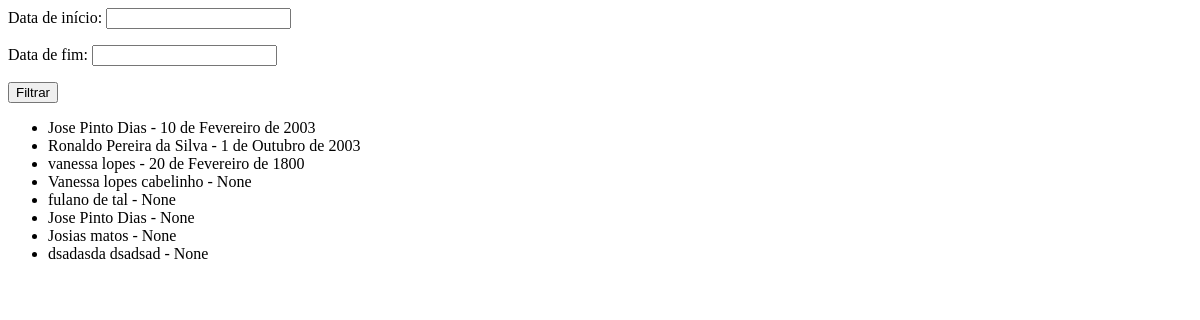
The page /filtrar/ on the database as committed earlier.
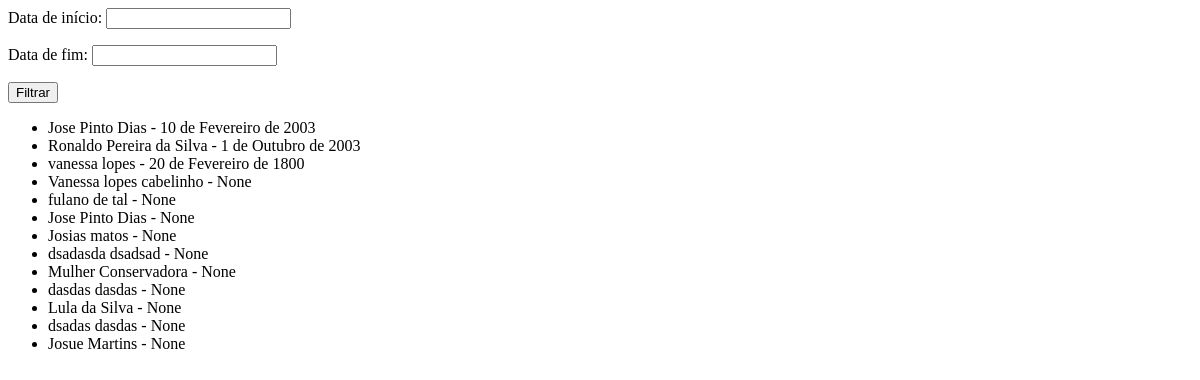
The same page on the database as committed later.
### alunos/models.py (models this page shows, shortened)
class Aluno(models.Model):
    nome = models.CharField(max_length=255)
    sobrenome = models.CharField(max_length=255)
    curso = models.ForeignKey(Turma, on_delete=models.SET_NULL, null=True)
    orientadores = models.ManyToManyField('docentes.Docente', related_name='alunos_orientados')
    defesa = models.BooleanField(blank=True)
    data_defesa = models.DateField(null=True, blank=True)
    artigo = models.URLField(max_length=400, blank=True)
    bolsista = models.CharField(max_length=30, null=True, blank=True)
    obs = models.TextField(max_length=255, blank=True)
    email = models.EmailField(max_length=255, null=True)
    matricula = models.CharField(max_length=20, null=True)
    SITUACAO_CHOICES = [
        ("E", "Em andamento"),
        ("J", "Jubilado"),
        ("D", "Desistência"),
        ("T", "Trancamento"),
        ("C", "Concluído"),
    ]
    situacao = models.CharField(max_length=2, choices=SITUACAO_CHOICES, default='E')
    motivo = models.TextField(null=True, blank=True)

### alunos/views.py (the view)
# urls.py: path('filtrar/', views.filtrar_alunos, name='filtrar_alunos'),
def filtrar_alunos(request):
    if request.method == 'GET':
        form = FiltroDataForm(request.GET)
        if form.is_valid():
            data_inicio = form.cleaned_data.get('data_inicio')
            data_fim = form.cleaned_data.get('data_fim')
            alunos = Aluno.objects.all()
            if data_inicio:
                alunos = alunos.filter(data_defesa__gte=data_inicio)
            if data_fim:
                alunos = alunos.filter(data_defesa__lte=data_fim)
            return render(request, 'teste.html', {'alunos': alunos, 'form': form})
    else:
        form = FiltroDataForm()
    return render(request, 'teste.html', {'form': form})

### alunos/forms.py
class FiltroDataForm(forms.Form):
    data_inicio = forms.DateField(label='Data de início', required=False)
    data_fim = forms.DateField(label='Data de fim', required=False)

### alunos/templates/teste.html
<form method="GET" action="{% url 'filtrar_alunos' %}">
  {{ form.as_p }}
  <button type="submit">Filtrar</button>
</form>
{% if alunos %}
  <ul>
  {% for aluno in alunos %}
      <li>{{ aluno.nome }} {{ aluno.sobrenome }} - {{ aluno.data_defesa }}</li>
  {% endfor %}
  </ul>
{% else %}
  <p>Nenhum aluno encontrado.</p>
{% endif %}

Rows that differ between the two databases and show on the page:
added Aluno: nome "Mulher", sobrenome "Conservadora", data_defesa "None"
added Aluno: nome "dasdas", sobrenome "dasdas", data_defesa "None"
added Aluno: nome "Lula", sobrenome "da Silva", data_defesa "None"
added Aluno: nome "dsadas", sobrenome "dasdas", data_defesa "None"
added Aluno: nome "Josue", sobrenome "Martins", data_defesa "None"
